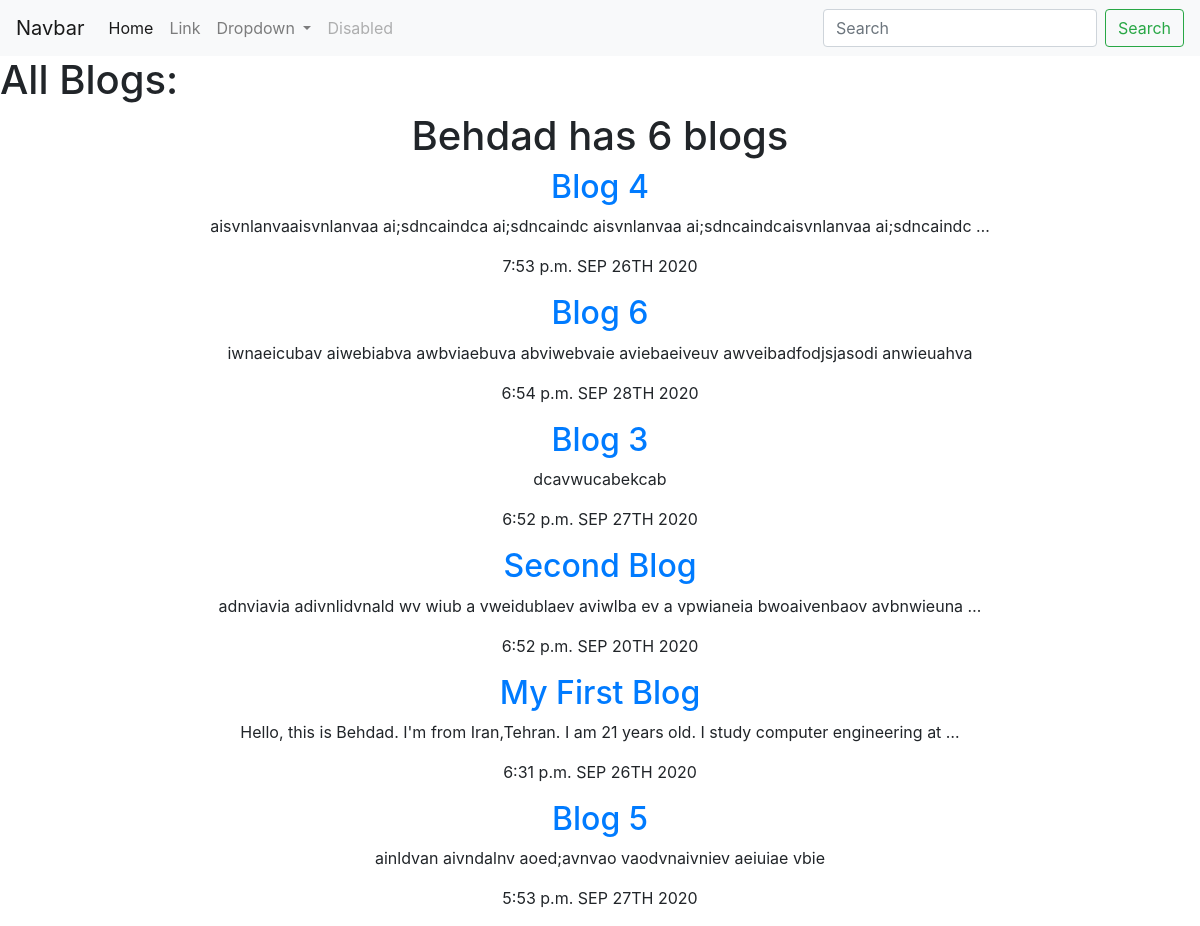
Screenshot of /blog/ with the database file from the repository.
### blog/models.py (models this page shows)
class Blog(models.Model):
    title = models.CharField(max_length = 100)
    text = models.TextField()
    time = models.TimeField()
    date = models.DateField(blank = True)

### blog/views.py (the view)
# urls.py: path('',views.all_blogs, name = 'all_blogs'),
def all_blogs(request):
    blogs = Blog.objects.order_by('-time')
    return render(request,'blog/all_blogs.html',{'blogs':blogs})

### blog/templates/blog/all_blogs.html
{% extends 'portfolio/base.html'%}
{% block content %}
<h1>All Blogs: </h1>
<div class="container text-center">
<h1>Behdad has {{ blogs.count }} blog{{ blogs.count|pluralize }}</h1>
{% for blog in blogs %}
<a href = "{% url 'blog:detail' blog.id %}"><h2>{{ blog.title }}</h2></a>
<p>{{ blog.text|striptags|truncatechars:100 }}</p>
<p>{{ blog.time }} {{ blog.date|date:'M jS Y'|upper}}</p>
{% endfor %}
</div>
{% endblock %}

### portfolio/templates/portfolio/base.html (shortened to what this page needs)
<!doctype html>
<html lang="en">
  <head>
    <link rel="stylesheet" href="https://stackpath.bootstrapcdn.com/bootstrap/4.5.2/css/bootstrap.min.css">
  </head>
  <nav class="navbar navbar-expand-lg navbar-light bg-light">
    <a class="navbar-brand" href="#">Navbar</a>
    <div class="collapse navbar-collapse" id="navbarSupportedContent">
      <ul class="navbar-nav mr-auto">
        <li class="nav-item active">
          <a class="nav-link" href="#">Home <span class="sr-only">(current)</span></a>
        </li>
        <li class="nav-item">
          <a class="nav-link" href="#">Link</a>
        </li>
        <li class="nav-item dropdown">
          <a class="nav-link dropdown-toggle" href="#" id="navbarDropdown" role="button" data-toggle="dropdown" aria-haspopup="true" aria-expanded="false">
            Dropdown
          </a>
        </li>
        <li class="nav-item">
          <a class="nav-link disabled" href="#">Disabled</a>
        </li>
      </ul>
      <form class="form-inline my-2 my-lg-0">
        <input class="form-control mr-sm-2" type="search" placeholder="Search" aria-label="Search">
        <button class="btn btn-outline-success my-2 my-sm-0" type="submit">Search</button>
      </form>
    </div>
  </nav>
  <body>
    {% block content %}
    {% endblock %}
  </body>
</html>

### rows the page displays
Blog: title "Blog 4", text "aisvnlanvaaisvnlanvaa ai;sdncaindca ai;sdncaindc aisvnlanvaa ai;sdncaindcaisvnlanvaa ai;sdncaindc …", time "7:53 p.m.", date "SEP 26TH 2020"
Blog: title "Blog 6", text "iwnaeicubav aiwebiabva awbviaebuva abviwebvaie aviebaeiveuv awveibadfodjsjasodi anwieuahva", time "6:54 p.m.", date "SEP 28TH 2020"
Blog: title "Blog 3", text "dcavwucabekcab", time "6:52 p.m.", date "SEP 27TH 2020"
Blog: title "Second Blog", text "adnviavia adivnlidvnald wv wiub a vweidublaev aviwlba ev a vpwianeia bwoaivenbaov avbnwieuna …", time "6:52 p.m.", date "SEP 20TH 2020"
Blog: title "My First Blog", text "Hello, this is Behdad. I'm from Iran,Tehran. I am 21 years old. I study computer engineering at …", time "6:31 p.m.", date "SEP 26TH 2020"
Blog: title "Blog 5", text "ainldvan aivndalnv aoed;avnvao vaodvnaivniev aeiuiae vbie", time "5:53 p.m.", date "SEP 27TH 2020"

### other values shown
{{ blogs.count }} "6"
